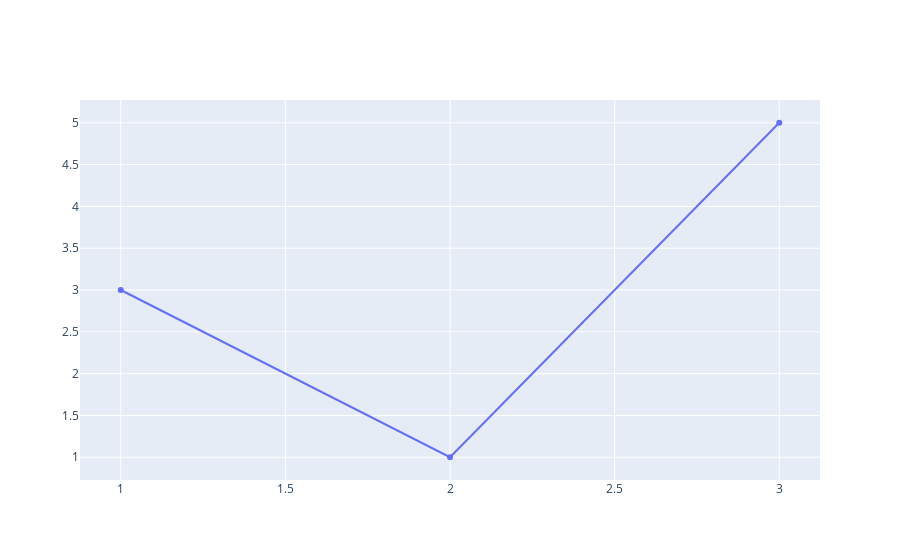

Notebook source saved alongside this figure:
### Code cell
offline.iplot([{'x': [1,2,3], 'y': [3, 1, 5]}])

### Figure 1 — Plotly figure (JSON) as saved in the notebook; plotly's stock layout.template omitted (floating-point values rounded to 4 significant figures)
{"data": [{"type": "scatter", "x": [1, 2, 3], "y": [3, 1, 5]}], "layout": {"autosize": true, "xaxis": {"autorange": true, "range": [0.8781, 3.122], "type": "linear"}, "yaxis": {"autorange": true, "range": [0.707, 5.293], "type": "linear"}}}
